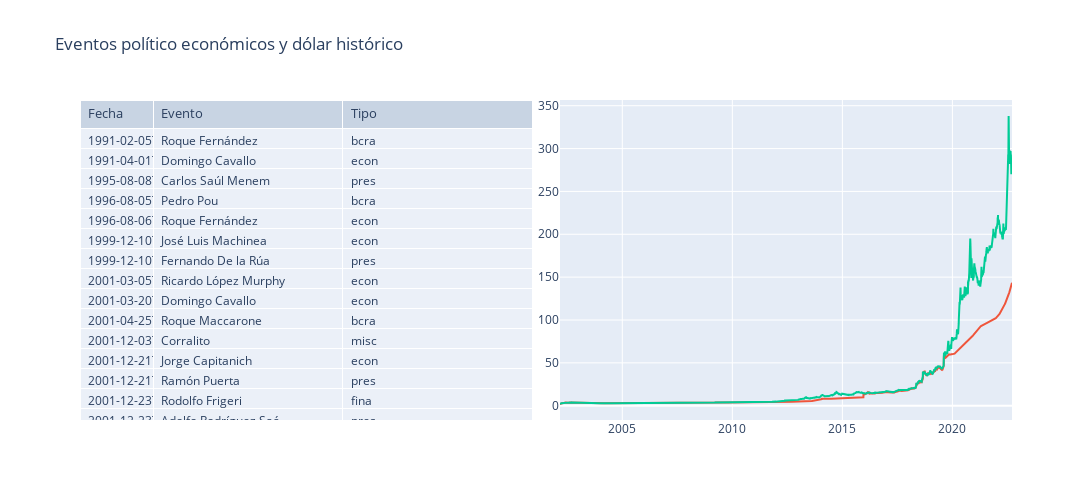

Notebook code for this chart:
### Code cell
from plotly.subplots import make_subplots
import plotly.graph_objs as go

fig = make_subplots(
    rows=1, cols=2,
    shared_xaxes=True,
    horizontal_spacing = 0.03,
    specs = [[{"type": "table"}, {"type":"xy"}]]
)

fig.add_trace(
    go.Table(
        columnwidth=[31,80],
        header = dict(
            values=['Fecha','Evento','Tipo'],
            font = dict(size=13),
            align = "left"
        ),
        cells=dict(
            values=[df_milestone.d,
                    df_milestone.e,
                    df_milestone.t], align = "left")
    ),
    row=1,col=1
)

fig.add_trace(
    go.Line(
        x=df_historico2.d,
        y=df_historico2.dolarOficial
    ),
    row=1, col=2
)

fig.add_trace(
    go.Line(
        x=df_historico2.d,
        y=df_historico2.dolarBlue
    ),
    row=1, col=2
)

fig.update_layout(
    height=500,
    width=1200,
    showlegend=False,
    title_text = "Eventos político económicos y dólar histórico"
)
fig.show()

### Figure 1 — Plotly figure (JSON) as saved in the notebook; plotly's stock layout.template omitted (floating-point values rounded to 4 significant figures; data arrays with more than 128 entries replaced by an {"elided": "..."} marker saying what was removed)
{"data": [{"cells": {"align": "left", "values": {"elided": "3x55 str values"}}, "columnwidth": [31, 80], "domain": {"x": [0, 0.485], "y": [0, 1]}, "header": {"align": "left", "font": {"size": 13}, "values": ["Fecha", "Evento", "Tipo"]}, "type": "table"}, {"type": "scatter", "x": {"elided": "5045 str values"}, "xaxis": "x", "y": {"elided": "5045 float values"}, "yaxis": "y"}, {"type": "scatter", "x": {"elided": "5045 str values"}, "xaxis": "x", "y": {"elided": "5045 float values"}, "yaxis": "y"}], "layout": {"height": 500, "showlegend": false, "title": {"text": "Eventos político económicos y dólar histórico"}, "width": 1200, "xaxis": {"anchor": "y", "domain": [0.515, 1]}, "yaxis": {"anchor": "x", "domain": [0, 1]}}}
